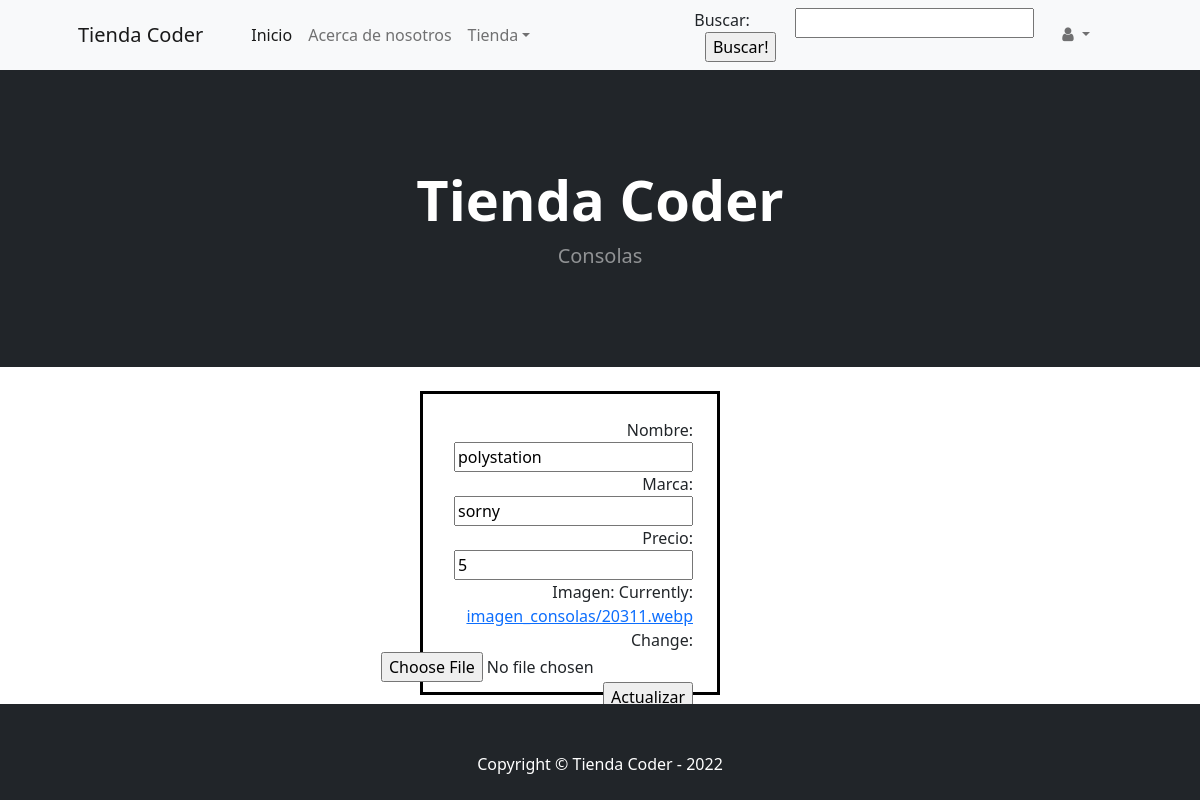
The app's page /Tienda_Coder/consola_editar/1/ with its own data.
### Tienda_Coder/models.py (models this page shows, shortened)
class Consolas(models.Model):
    nombre = models.CharField(max_length=30)
    marca = models.CharField(max_length=20)
    precio = models.IntegerField()
    imagen = models.ImageField(upload_to='imagen_consolas', null='True', blank='True')

### Tienda_Coder/views.py (the view)
# urls.py: path('Tienda_Coder/consola_editar/<id>/', Editar_Consola, name='consola_editar'),
def Editar_Consola(request, id):
    consola = Consolas.objects.get(id=id)
    if request.method == 'POST':
        form = Consolas_Form(request.POST, request.FILES)
        if form.is_valid():
            data = form.cleaned_data
            consola.nombre = data['nombre']
            consola.marca = data['marca']
            consola.precio = data['precio']
            consola.imagen = data['imagen']
            consola.save()
            return redirect('consolas')
        else:
            return render(request, 'Tienda_Coder/consola_editar.html', {'form': form, 'errores': form.errors})
    else:
        form = Consolas_Form(initial={'nombre': consola.nombre, 'marca': consola.marca, 'precio': consola.precio, 'imagen': consola.imagen})
        return render(request, 'Tienda_Coder/consola_editar.html', {'form': form, 'errores': ''})

### Tienda_Coder/forms.py
class Consolas_Form(forms.Form):
    nombre = forms.CharField()
    marca = forms.CharField()
    precio = forms.IntegerField()
    imagen = forms.ImageField()

### Tienda_Coder/templates/Tienda_Coder/consola_editar.html (shortened to what this page needs)
{% extends 'Tienda_Coder/base.html' %}
{% load static %}
{% block titulo %}
                    <h1 class="display-4 fw-bolder">Tienda Coder</h1>
                    <p class="lead fw-normal text-white-50 mb-0">Consolas</p>
{% endblock %}
{% block contenido %}
<form method="post" enctype="multipart/form-data">
    <div class="fromularios">
    {{ form.as_p }}
    <input type="submit" value="Actualizar">
</div>
</form>
{% endblock %}

### records on screen
Consolas: nombre "polystation", marca "sorny", precio "5"
